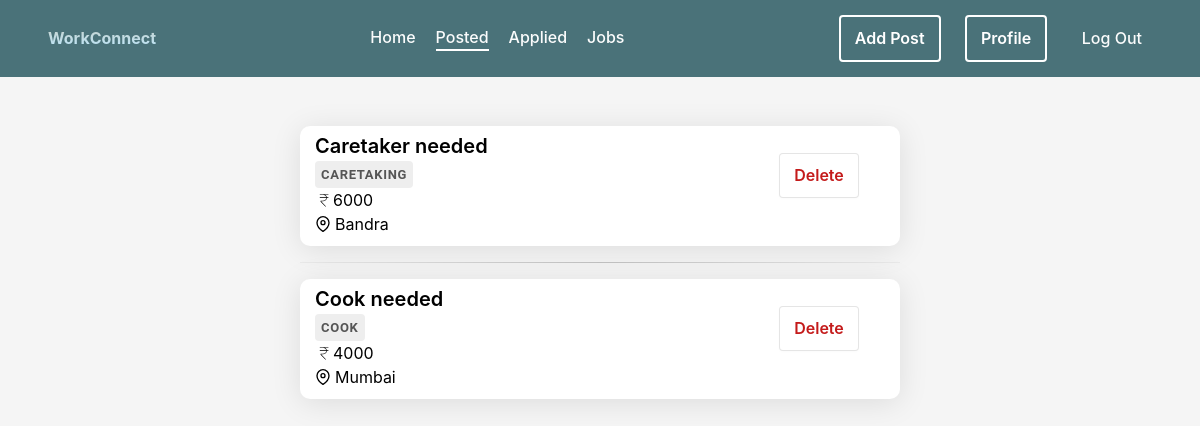
Before: /newco/posts (signed in) with the older database file.
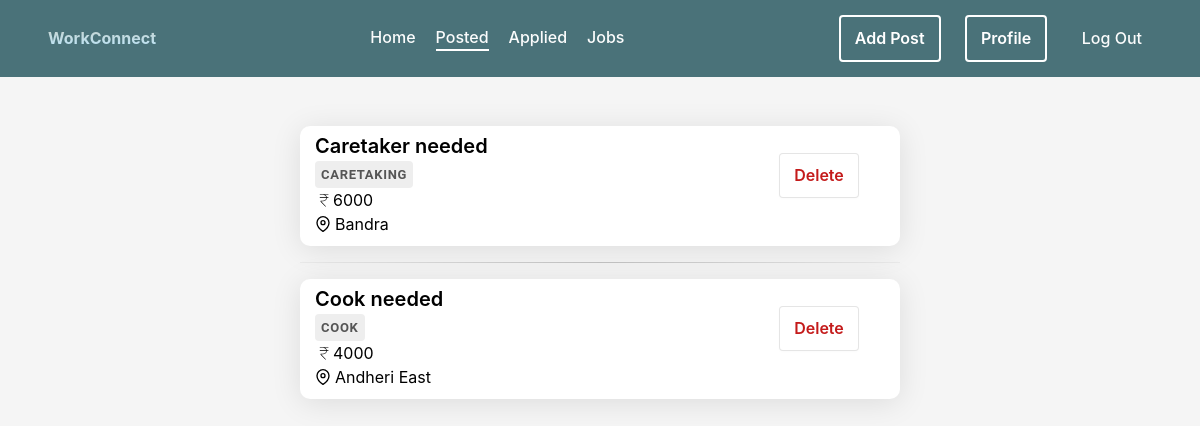
After: the same page with the newer database file.
### newco/models.py (models this page shows, shortened)
class Job(models.Model):
    user = models.ForeignKey(User,on_delete=models.CASCADE)
    title = models.CharField(max_length=255)
    description = models.TextField()
    job_specification = models.CharField(default=None,max_length=255)
    salary = models.CharField(max_length=32)
    location = models.CharField(max_length=32)
    people_applied = models.IntegerField(default=0)
    applied = models.ManyToManyField(User,related_name='users_applied',blank=True)

### newco/views.py (the view)
# urls.py: path('posts',views.posts,name='posted'),
def posts(request):
    jobs = Job.objects.filter(user=request.user)
    if jobs.count() == 0:
        jobs = None
    else:
        jobs = reversed(jobs)
    return render(request,'newco/postedjobs.html',{'jobs':jobs})

### newco/templates/newco/postedjobs.html (shortened to what this page needs)
{% extends 'newco/layout.html' %}
{% block body %}
{% if jobs %}
<div class="w-100 h-auto center">
    <div class="w-50 d-block m-3">
        {% for job in jobs %}
        <hr class="hr">
            <a href="{% url 'job-profile' job.id %}" class="w-100">
                <div class="post column nothover form w-100 flex-row">
                    <div class="d-inline-flex flex-column w-100" style="justify-content: space-evenly;">
                        <div class="w-100 lead" style="font-weight: 600;">{{ job.title }}</div>
                        <div class="job-spec">{{ job.job_specification }}</div>
                        <div class="w-100 "><svg xmlns="http://www.w3.org/2000/svg" height="18" width="18" viewBox="50 -850 850 900" stroke-width="2" stroke="black"><path d="M540-172 306-416v-44h114q63 0 116-39.5T588-616H266v-28h320q-11-51-57-83.5T420-760H266v-28h428v28H528q33 17 57 48.5t29 67.5h80v28h-78q2 85-58 134.5T420-432h-90l249 260h-39Z"/></svg>{{ job.salary }}</div>
                        <div class="w-100 " >{{ job.location }}</div>
                    </div>
                </a>
                {% if request.user == job.user %}
                    <div class="w-25 center" style="height: 90px;"><a href="delete/{{ job.id }}"><button type="button" class="del-btn">Delete</button></a></div>
                {% else %}
                    <div class="w-25 center" style="height: 90px;"><a href="{% url 'unapply' job.id %} "><button type="button" class="del-btn">Unapply</button></a></div>
                {% endif %}
            </div>
        {% endfor %}
{% endif %}
{% endblock %}

Changed rows visible on the page:
changed Job "Cook needed": location "Mumbai" → "Andheri East"
